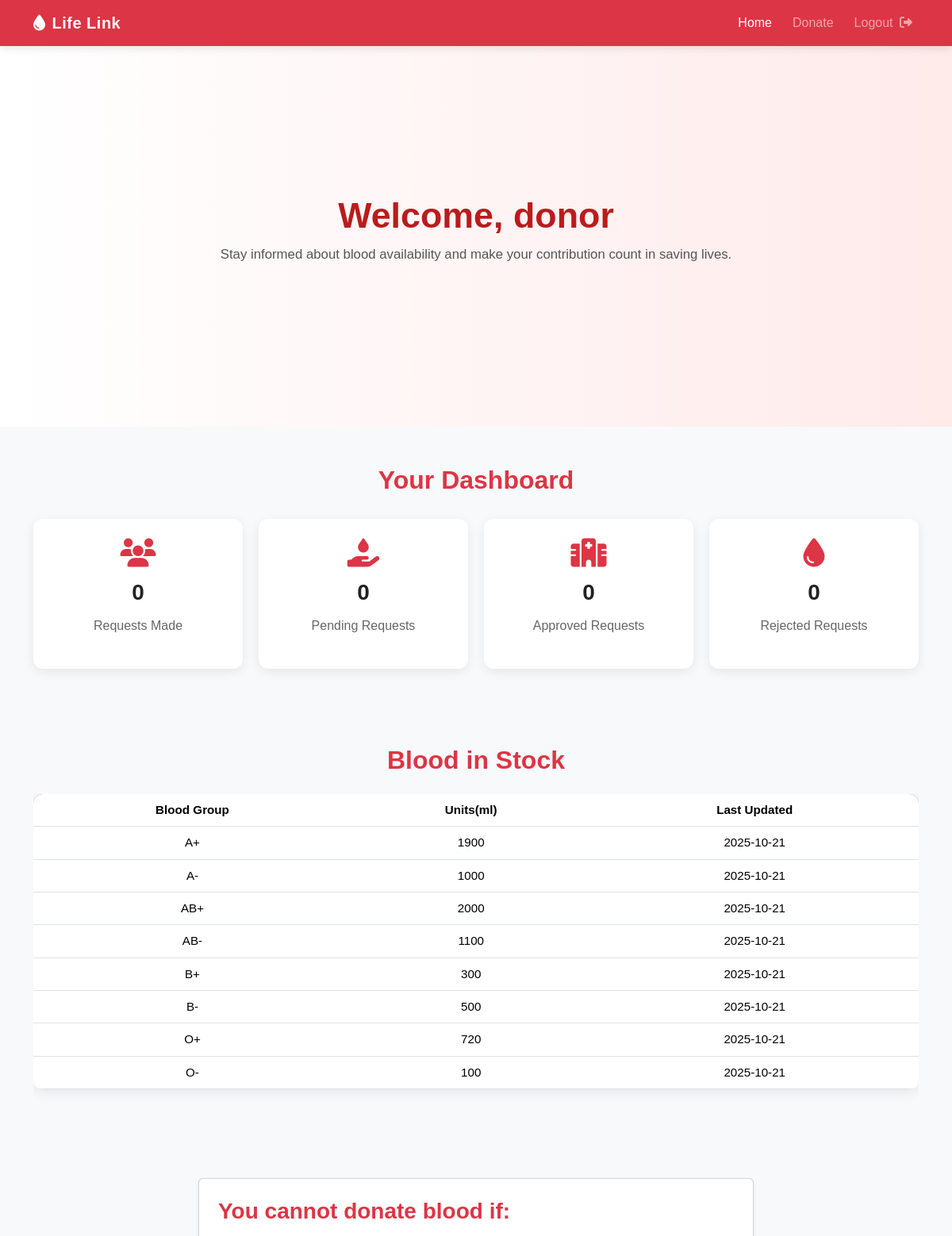
/donorhome/ (signed in, upper part), run on an earlier commit of the app's database.
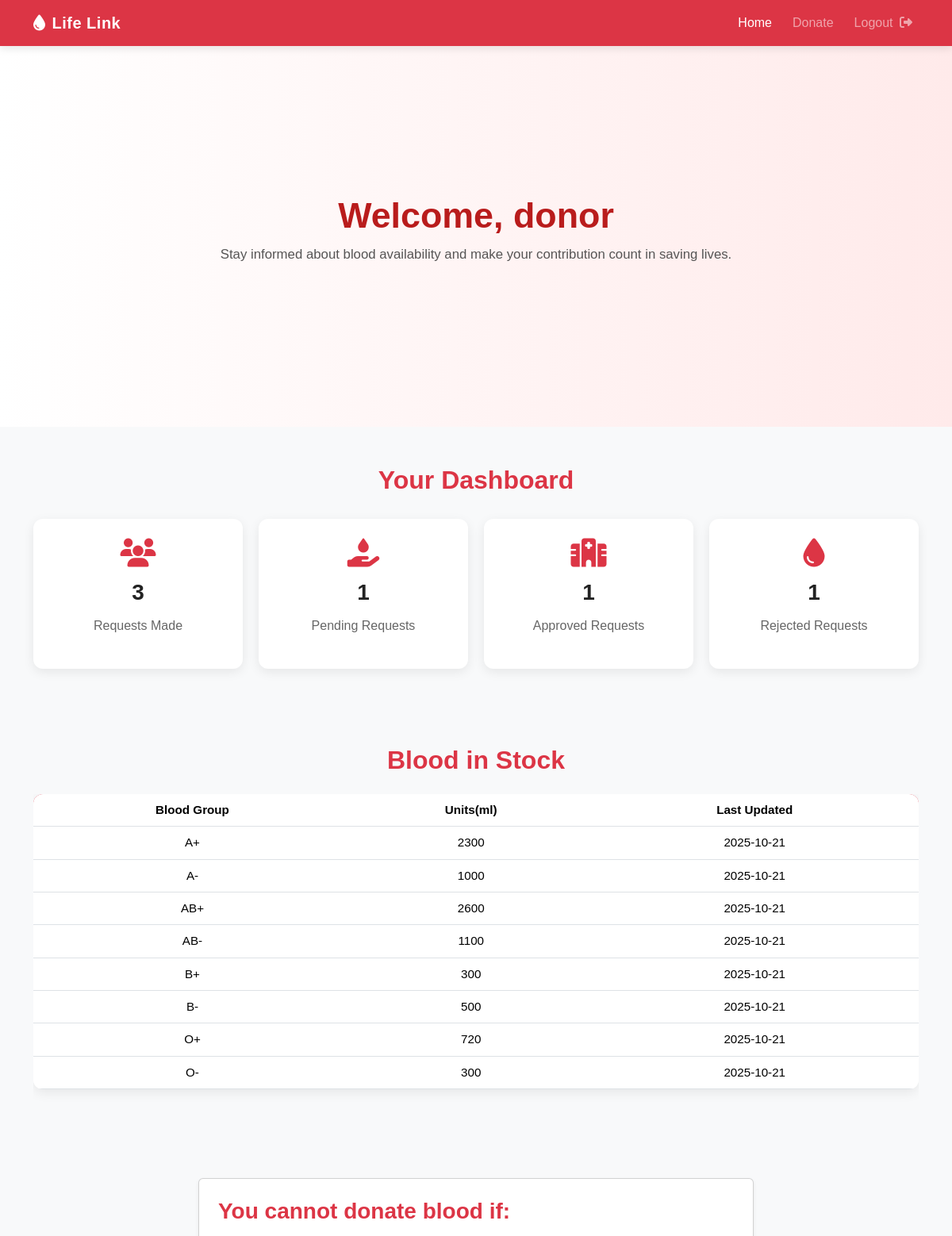
And on a later commit of the database.
### blood_bank_app/models.py (models this page shows, shortened)
class BloodStock(models.Model):
    BLOOD_GROUPS = BLOOD_GROUP_CHOICES
    blood_group = models.CharField(max_length=3, choices=BLOOD_GROUPS, unique=True)
    units = models.PositiveIntegerField(default=0)
    collection_date = models.DateField(auto_now_add=True)
    expiry_date = models.DateField(blank=True, null=True)
    last_updated = models.DateTimeField(auto_now=True)

### blood_bank_app/views.py (the view)
# urls.py: path('donorhome/', views.donor_home, name='donorhome'),
def donor_home(request):
    donor_records = DonorForm.objects.filter(user=request.user)
    context = {
        'total_requests': donor_records.count(),
        'pending_requests': donor_records.filter(status='Pending').count(),
        'approved_requests': donor_records.filter(status='Approved').count(),
        'rejected_requests': donor_records.filter(status='Rejected').count(),
        'stocks': BloodStock.objects.all().order_by('blood_group'),
    }
    return render(request, 'donor/donor_home.html', context)

### blood_bank_app/templates/donor/donor_home.html (shortened to what this page needs)
<!DOCTYPE html>
<html lang="en">
<head>
  <link href="https://cdn.jsdelivr.net/npm/bootstrap@5.3.3/dist/css/bootstrap.min.css" rel="stylesheet">
  <link rel="stylesheet" href="https://cdnjs.cloudflare.com/ajax/libs/font-awesome/6.4.2/css/all.min.css">
</head>
<body>
  <nav class="navbar navbar-expand-lg navbar-dark">
    <div class="container">
      <a class="navbar-brand fw-bold" href="#"><i class="fa-solid fa-droplet me-2"></i>Life Link</a>
      <div class="collapse navbar-collapse" id="navbarNav">
        <ul class="navbar-nav ms-auto">
          <li class="nav-item"><a class="nav-link active" href="{% url 'donorhome' %}">Home</a></li>
          <li class="nav-item"><a class="nav-link" href="{% url 'donateform' %}">Donate</a></li>
          <li class="nav-item">
            <a class="nav-link" href="{% url 'logout' %}" onclick="return confirmLogout()">
              Logout <i class="fa-solid fa-right-from-bracket ms-1"></i>
            </a>
          </li>
        </ul>
      </div>
    </div>
  </nav>
  <section class="hero">
    <div class="container">
      <h1>Welcome, {{ request.user.username }}</h1>
      <p>Stay informed about blood availability and make your contribution count in saving lives.</p>
    </div>
  </section>
  <section class="container my-5">
    <h2 class="fw-bold text-center text-danger mb-4">Your Dashboard</h2>
    <div class="summary-cards">
      <div class="summary-card">
        <i class="fa-solid fa-users"></i>
        <p class="count-number">{{ total_requests }}</p>
        <p>Requests Made</p>
      </div>
      <div class="summary-card">
        <i class="fa-solid fa-hand-holding-droplet"></i>
        <p class="count-number">{{ pending_requests }}</p>
        <p>Pending Requests</p>
      </div>
      <div class="summary-card">
        <i class="fa-solid fa-hospital"></i>
        <p class="count-number">{{ approved_requests }}</p>
        <p>Approved Requests</p>
      </div>
      <div class="summary-card">
        <i class="fa-solid fa-droplet"></i>
        <p class="count-number">{{ rejected_requests }}</p>
        <p>Rejected Requests</p>
      </div>
    </div>
  </section>
  <section class="py-5 text-center">
    <div class="container">
      <h2 class="fw-bold mb-4 text-danger">Blood in Stock</h2>
      <div class="table-responsive">
        <table class="table align-middle text-center">
          <thead>
            <tr>
              <th>Blood Group</th>
              <th>Units(ml)</th>
              <th>Last Updated</th>
            </tr>
          </thead>
          <tbody>
            {% for stock in stocks %}
            <tr>
              <td>{{ stock.blood_group }}</td>
              <td>{{ stock.units }}</td>
              <td>{{ stock.last_updated|date:"Y-m-d" }}</td>
            </tr>
            {% empty %}
            <tr><td colspan="3">No stock records found.</td></tr>
            {% endfor %}
          </tbody>
        </table>
      </div>
    </div>
  </section>
  <section class="my-5">
    <div class="card shadow-sm p-4 mx-auto" style="max-width: 700px;">
      <h3 class="card-title mb-3">You cannot donate blood if:</h3>
    </div>
  </section>
</body>
</html>

What changed in the data, as far as the page shows it:
changed BloodStock (number 1 of 8 on the later page): units "1900" → "2300"
changed BloodStock "AB+": units "2000" → "2600"
changed BloodStock (number 8 of 8 on the later page): units "100" → "300"
Also different on the page:
{{ total_requests }}: "0" → "3"
{{ pending_requests }}: "0" → "1"
{{ approved_requests }}: "0" → "1"
{{ rejected_requests }}: "0" → "1"
